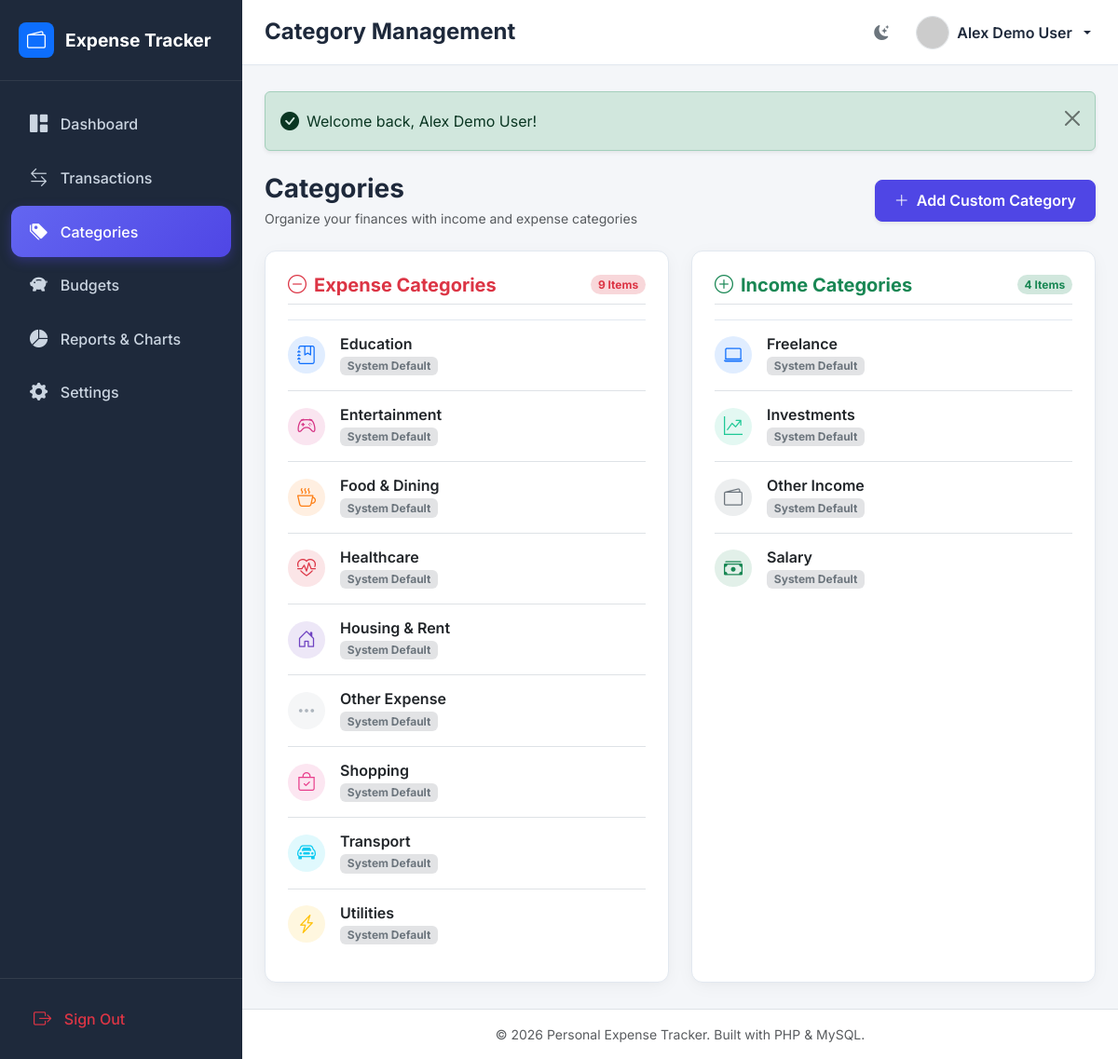
/pages/categories.php (signed in), run on the app's committed database.
### tables this page shows
CREATE TABLE IF NOT EXISTS `users` (
  `id` INT AUTO_INCREMENT PRIMARY KEY,
  `name` VARCHAR(100) NOT NULL,
  `email` VARCHAR(150) NOT NULL UNIQUE,
  `password` VARCHAR(255) NOT NULL,
  `profile_picture` VARCHAR(255) DEFAULT 'default-avatar.png',
  `currency_preference` VARCHAR(10) DEFAULT '$',
  `created_at` DATETIME DEFAULT CURRENT_TIMESTAMP
);

CREATE TABLE IF NOT EXISTS `categories` (
  `id` INT AUTO_INCREMENT PRIMARY KEY,
  `user_id` INT DEFAULT NULL,  
  `name` VARCHAR(50) NOT NULL,
  `type` ENUM('income', 'expense') NOT NULL,
  `color` VARCHAR(20) DEFAULT '#6c757d',
  `icon` VARCHAR(50) DEFAULT 'bi-tag',
  `is_default` TINYINT(1) DEFAULT 0,
  FOREIGN KEY (`user_id`) REFERENCES `users`(`id`) ON DELETE CASCADE
);

### includes/auth_check.php (called while the page is built, shortened)
<?php
require_once __DIR__ . '/functions.php';
$current_user = get_current_user_data($_SESSION['user_id']);

### pages/categories.php (the view, shortened to what this page needs)
<?php
$page_title = 'Category Management';
require_once __DIR__ . '/../includes/header.php';
$user_id = $_SESSION['user_id'];
$all_categories = get_user_categories($user_id);
$income_cats = array_filter($all_categories, function($c) { return $c['type'] === 'income'; });
$expense_cats = array_filter($all_categories, function($c) { return $c['type'] === 'expense'; });
?>
<div class="d-flex flex-column flex-md-row justify-content-between align-items-md-center mb-4 gap-3">
  <div>
    <h3 class="fw-bold mb-1">Categories</h3>
    <p class="text-muted small mb-0">Organize your finances with income and expense categories</p>
  </div>
  <button type="button" class="btn btn-primary fw-semibold shadow-sm" data-bs-toggle="modal" data-bs-target="#categoryModal">
    <i class="bi bi-plus-lg me-1"></i> Add Custom Category
  </button>
</div>
<div class="row g-4">
  <div class="col-12 col-md-6">
    <div class="card card-custom p-4 h-100">
      <div class="d-flex align-items-center justify-content-between mb-3 border-bottom pb-2">
        <h5 class="fw-bold text-danger mb-0"><i class="bi bi-dash-circle me-2"></i>Expense Categories</h5>
        <span class="badge bg-danger-subtle text-danger rounded-pill"><?php echo count($expense_cats); ?> Items</span>
      </div>
      <div class="list-group list-group-flush">
        <?php foreach ($expense_cats as $cat): ?>
          <div class="list-group-item d-flex align-items-center justify-content-between px-0 py-3">
            <div class="d-flex align-items-center gap-3">
              <div class="rounded-circle d-flex align-items-center justify-content-center" style="width: 40px; height: 40px; background-color: <?php echo e($cat['color']); ?>20; color: <?php echo e($cat['color']); ?>;">
                <i class="bi <?php echo e($cat['icon']); ?> fs-5"></i>
              </div>
              <div>
                <h6 class="fw-semibold mb-0"><?php echo e($cat['name']); ?></h6>
                <?php if ($cat['is_default']): ?>
                  <span class="badge bg-secondary-subtle text-secondary small">System Default</span>
                <?php else: ?>
                  <span class="badge bg-primary-subtle text-primary small">Custom</span>
                <?php endif; ?>
              </div>
            </div>
          </div>
        <?php endforeach; ?>
      </div>
    </div>
  </div>
  <div class="col-12 col-md-6">
    <div class="card card-custom p-4 h-100">
      <div class="d-flex align-items-center justify-content-between mb-3 border-bottom pb-2">
        <h5 class="fw-bold text-success mb-0"><i class="bi bi-plus-circle me-2"></i>Income Categories</h5>
        <span class="badge bg-success-subtle text-success rounded-pill"><?php echo count($income_cats); ?> Items</span>
      </div>
      <div class="list-group list-group-flush">
        <?php foreach ($income_cats as $cat): ?>
          <div class="list-group-item d-flex align-items-center justify-content-between px-0 py-3">
            <div class="d-flex align-items-center gap-3">
              <div class="rounded-circle d-flex align-items-center justify-content-center" style="width: 40px; height: 40px; background-color: <?php echo e($cat['color']); ?>20; color: <?php echo e($cat['color']); ?>;">
                <i class="bi <?php echo e($cat['icon']); ?> fs-5"></i>
              </div>
              <div>
                <h6 class="fw-semibold mb-0"><?php echo e($cat['name']); ?></h6>
                <?php if ($cat['is_default']): ?>
                  <span class="badge bg-secondary-subtle text-secondary small">System Default</span>
                <?php else: ?>
                  <span class="badge bg-primary-subtle text-primary small">Custom</span>
                <?php endif; ?>
              </div>
            </div>
          </div>
        <?php endforeach; ?>
      </div>
    </div>
  </div>
</div>
<?php require_once __DIR__ . '/../includes/footer.php'; ?>

### includes/header.php (shortened to what this page needs)
<?php
require_once __DIR__ . '/auth_check.php';
$current_page = basename($_SERVER['PHP_SELF'], '.php');
?>
<!DOCTYPE html>
<html lang="en" data-bs-theme="light">
<head>
  <link href="https://cdn.jsdelivr.net/npm/bootstrap@5.3.2/dist/css/bootstrap.min.css" rel="stylesheet">
  <link href="https://cdn.jsdelivr.net/npm/bootstrap-icons@1.11.1/font/bootstrap-icons.css" rel="stylesheet">
  <link rel="stylesheet" href="<?php echo BASE_URL; ?>assets/css/style.css">
</head>
<body>
<div id="wrapper">
  <nav id="sidebar">
    <div class="sidebar-header">
      <a href="<?php echo BASE_URL; ?>pages/dashboard.php" class="brand-title">
        <div class="bg-primary text-white rounded-3 p-2 d-inline-flex align-items-center justify-content-center" style="width: 38px; height: 38px;">
          <i class="bi bi-wallet2 fs-5"></i>
        </div>
        <span>Expense Tracker</span>
      </a>
    </div>
    <div class="sidebar-nav py-3 flex-grow-1">
      <a href="<?php echo BASE_URL; ?>pages/dashboard.php" class="nav-link <?php echo ($current_page === 'dashboard') ? 'active' : ''; ?>">
        <i class="bi bi-grid-1x2-fill"></i>
        <span>Dashboard</span>
      </a>
      <a href="<?php echo BASE_URL; ?>pages/expenses.php" class="nav-link <?php echo ($current_page === 'expenses') ? 'active' : ''; ?>">
        <i class="bi bi-arrow-left-right"></i>
        <span>Transactions</span>
      </a>
      <a href="<?php echo BASE_URL; ?>pages/categories.php" class="nav-link <?php echo ($current_page === 'categories') ? 'active' : ''; ?>">
        <i class="bi bi-tags-fill"></i>
        <span>Categories</span>
      </a>
      <a href="<?php echo BASE_URL; ?>pages/budgets.php" class="nav-link <?php echo ($current_page === 'budgets') ? 'active' : ''; ?>">
        <i class="bi bi-piggy-bank-fill"></i>
        <span>Budgets</span>
      </a>
      <a href="<?php echo BASE_URL; ?>pages/reports.php" class="nav-link <?php echo ($current_page === 'reports') ? 'active' : ''; ?>">
        <i class="bi bi-pie-chart-fill"></i>
        <span>Reports & Charts</span>
      </a>
      <a href="<?php echo BASE_URL; ?>pages/settings.php" class="nav-link <?php echo ($current_page === 'settings') ? 'active' : ''; ?>">
        <i class="bi bi-gear-fill"></i>
        <span>Settings</span>
      </a>
    </div>
    <div class="p-3 border-top border-secondary border-opacity-25">
      <a href="<?php echo BASE_URL; ?>auth/logout.php" class="nav-link text-danger m-0">
        <i class="bi bi-box-arrow-right"></i>
        <span>Sign Out</span>
      </a>
    </div>
  </nav>
  <div id="content-wrapper">
    <header class="topbar">
      <div class="d-flex align-items-center gap-3">
        <h4 class="m-0 fw-bold"><?php echo isset($page_title) ? e($page_title) : 'Dashboard'; ?></h4>
      </div>
      <div class="d-flex align-items-center gap-3">
        <button type="button" id="theme-toggle-btn" class="btn btn-outline-secondary btn-icon rounded-circle p-2 border-0" title="Toggle Light/Dark Theme">
          <i id="theme-toggle-icon" class="bi bi-moon-stars-fill fs-5"></i>
        </button>
        <div class="dropdown">
          <button class="btn btn-link text-decoration-none dropdown-toggle d-flex align-items-center gap-2 p-1 text-reset" type="button" data-bs-toggle="dropdown" aria-expanded="false">
            <?php
              $avatar = !empty($current_user['profile_picture']) && file_exists(AVATAR_UPLOAD_DIR . $current_user['profile_picture'])
                ? BASE_URL . 'uploads/avatars/' . e($current_user['profile_picture'])
                : 'https://ui-avatars.com/api/?name=' . urlencode($current_user['name']) . '&background=4f46e5&color=fff';
            ?>
            <img src="<?php echo $avatar; ?>" alt="User Avatar" class="rounded-circle border" width="36" height="36">
            <span class="d-none d-md-inline fw-semibold"><?php echo e($current_user['name']); ?></span>
          </button>
        </div>
      </div>
    </header>
    <main class="main-content">

### assets/css/style.css (style rules this page uses)
:root { --bg-primary: #f4f6f9; --bg-surface: #ffffff; --bg-sidebar: #1e293b; --text-sidebar: #cbd5e1; --text-sidebar-active: #ffffff; --text-primary: #1e293b; --text-secondary: #64748b; --border-color: #e2e8f0; --primary-color: #4f46e5; --primary-hover: #4338ca; --card-shadow: 0 4px 20px -2px rgba(0, 0, 0, 0.05), 0 2px 6px -1px rgba(0, 0, 0, 0.02); --sidebar-width: 260px; --topbar-height: 70px; --radius: 12px; }
body { font-family: 'Inter', system-ui, -apple-system, sans-serif; background-color: var(--bg-primary); color: var(--text-primary); min-height: 100vh; margin: 0; overflow-x: hidden; transition: background-color 0.3s ease, color 0.3s ease; }
#wrapper { display: flex; width: 100%; align-items: stretch; }
#sidebar { min-width: var(--sidebar-width); max-width: var(--sidebar-width); background-color: var(--bg-sidebar); color: var(--text-sidebar); transition: all 0.3s ease; z-index: 1000; display: flex; flex-direction: column; }
#sidebar .sidebar-header { padding: 1.5rem 1.25rem; border-bottom: 1px solid rgba(255, 255, 255, 0.08); }
#sidebar .brand-title { font-weight: 700; font-size: 1.2rem; color: #ffffff; display: flex; align-items: center; gap: 0.75rem; text-decoration: none; }
#sidebar .nav-link { color: var(--text-sidebar); padding: 0.8rem 1.25rem; margin: 0.2rem 0.75rem; border-radius: var(--radius); font-weight: 500; display: flex; align-items: center; gap: 0.85rem; transition: all 0.2s ease; }
#sidebar .nav-link.active { color: #ffffff; background: linear-gradient(135deg, #6366f1 0%, #4f46e5 100%); box-shadow: 0 4px 12px rgba(79, 70, 229, 0.35); }
#sidebar .nav-link i { font-size: 1.2rem; }
#content-wrapper { flex-grow: 1; display: flex; flex-direction: column; min-width: 0; }
.topbar { height: var(--topbar-height); background-color: var(--bg-surface); border-bottom: 1px solid var(--border-color); padding: 0 1.5rem; display: flex; align-items: center; justify-content: space-between; box-shadow: 0 1px 3px rgba(0, 0, 0, 0.02); }
.main-content { padding: 1.75rem 1.5rem; flex-grow: 1; }
.card-custom { background-color: var(--bg-surface); border: 1px solid var(--border-color); border-radius: var(--radius); box-shadow: var(--card-shadow); transition: transform 0.2s ease, box-shadow 0.2s ease; }
.btn-primary { background-color: var(--primary-color); border-color: var(--primary-color); border-radius: 8px; padding: 0.6rem 1.25rem; font-weight: 600; }

### data on the page
users: name "Alex Demo User"
categories: name "Education", is_default "System Default"
categories: name "Entertainment", is_default "System Default"
categories: name "Food & Dining", is_default "System Default"
categories: name "Healthcare", is_default "System Default"
categories: name "Housing & Rent", is_default "System Default"
categories: name "Other Expense", is_default "System Default"
categories: name "Shopping", is_default "System Default"
categories: name "Transport", is_default "System Default"
categories: name "Utilities", is_default "System Default"
categories: name "Freelance", is_default "System Default"
categories: name "Investments", is_default "System Default"
categories: name "Other Income", is_default "System Default"
categories: name "Salary", is_default "System Default"

### other printed values
$page_title "Category Management"
$flash['message'] "Welcome back, Alex Demo User!"
count($expense_cats) "9"
count($income_cats) "4"
APP_NAME "Personal Expense Tracker"
